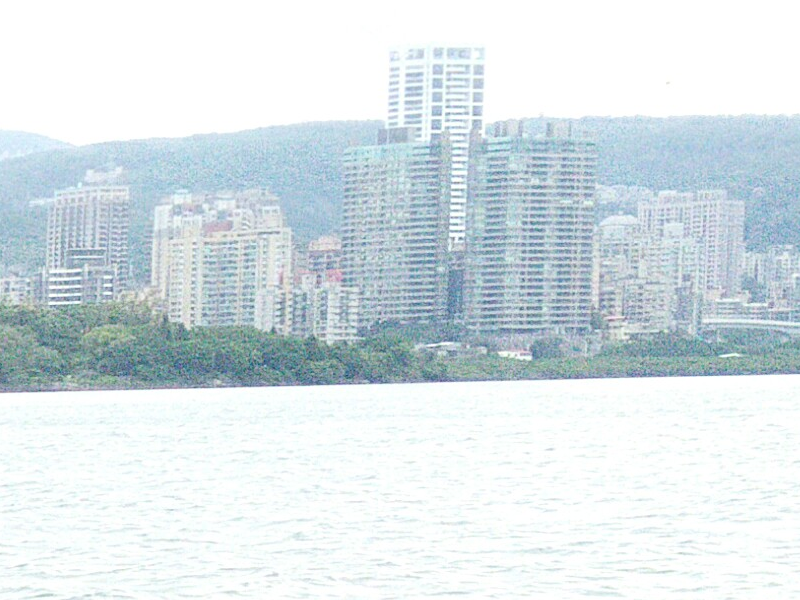
#> input picture images/p1im1.png, 800 x 600 px
$ python main.py
#> lines starting #> are read from the running program, lines starting #| are printed output that depends on the picture
import cv2
import numpy as np

p1im1 = cv2.imread('./images/p1im1.png', cv2.IMREAD_GRAYSCALE)
#> p1im1: shape (600, 800); min 68, max 255, mean 224.1
p1im4 = cv2.imread('./images/p1im4.png', cv2.IMREAD_GRAYSCALE)
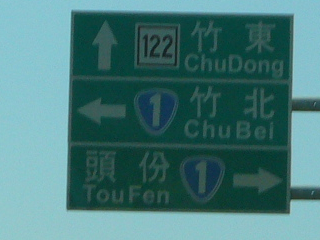
#> input picture images/p1im4.png, 320 x 240 px
#> p1im4: shape (240, 320); min 28, max 192, mean 110.7
p1im5 = cv2.imread('./images/p1im5.png', cv2.IMREAD_GRAYSCALE)
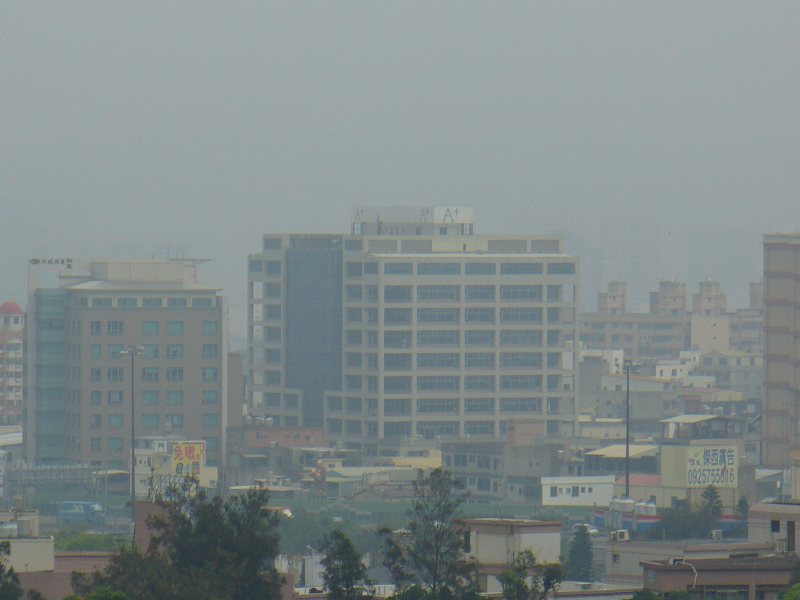
#> input picture images/p1im5.png, 800 x 600 px
#> p1im5: shape (600, 800); min 46, max 190, mean 135
p1im6 = cv2.imread('./images/p1im6.png', cv2.IMREAD_GRAYSCALE)
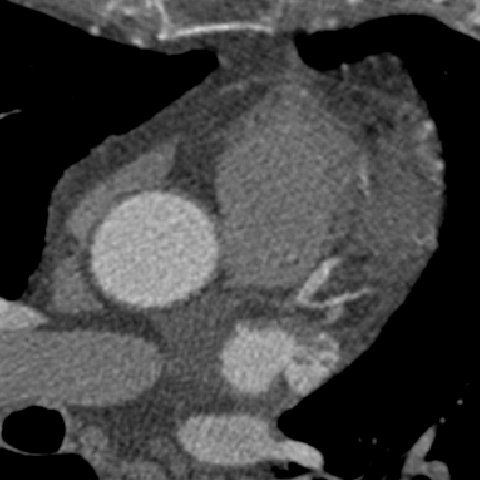
#> input picture images/p1im6.png, 480 x 480 px
#> p1im6: shape (480, 480); min 0, max 210, mean 63.9

prewittX = np.array([
    [-1, 0, 1],
    [-1, 0, 1],
    [-1, 0, 1]
])

prewittY = np.array([
    [-1, -1, -1],
    [0, 0, 0],
    [1, 1, 1]
])

sobelX = np.array([
    [-1, 0, 1],
    [-2, 0, 2],
    [-1, 0, 1]
])

sobelY = np.array([
    [-1, -2, -1],
    [0, 0, 0],
    [1, 2, 1]
])

# [21 lines left out: functions getGaussian, getLoG, not called in this run]

def getGradient(X, Y):
    height = X.shape[0]
    width = X.shape[1]
    gradient = np.zeros([height, width])
    for i in range(height):
        for j in range(width):
            gradient[i][j] = np.abs(X[i][j]) + np.abs(Y[i][j])
            if gradient[i][j] > 255:
                gradient[i][j] = 255
            elif gradient[i][j] < 0:
                gradient[i][j] = 0
    return gradient

# [68 lines left out: functions getGradientMD, nonMaximalSupress, doubleThreshold, convolution2d, not called in this run]

def convolution2d_norm(image, filter):
    height = image.shape[0]
    width = image.shape[1]
    row, col = filter.shape
    newImage = np.zeros([height, width])
    if row == col:
        border = int(row / 2)
        for i in range(border, height - border):
            for j in range(border, width - border):
                newImage[i][j] = np.sum(image[i-border : i+row-border, j-border : j+row-border] * filter)
    max = np.max(newImage)
    min = np.min(newImage)
    if min < 0:
        result = np.uint8((newImage + -min) * 255 / np.max(newImage + -min))
    else:
        result = np.uint8(newImage * 255 / np.max(newImage))
    return result

def applyThreshold(image, threshold):
    height = image.shape[0]
    width = image.shape[1]
    magnitude = np.zeros([height, width])
    for i in range(height):
        for j in range(width):
            if image[i][j] > threshold:
                magnitude[i][j] = 255
            else:
                magnitude[i][j] = 0
    return magnitude

def applyPrewitt(image, threshold):
    X = convolution2d_norm(image, prewittX)
    Y = convolution2d_norm(image, prewittY)
    gradient = getGradient(X, Y)
    return applyThreshold(gradient, threshold)

# [27 lines left out: functions applySobel, applyLoG, applyLoGPre, canny, not called in this run]

p1im1_result = applyPrewitt(p1im1, 250)
#> after the loop in convolution2d_norm, `for i in range(border, height - border):`:
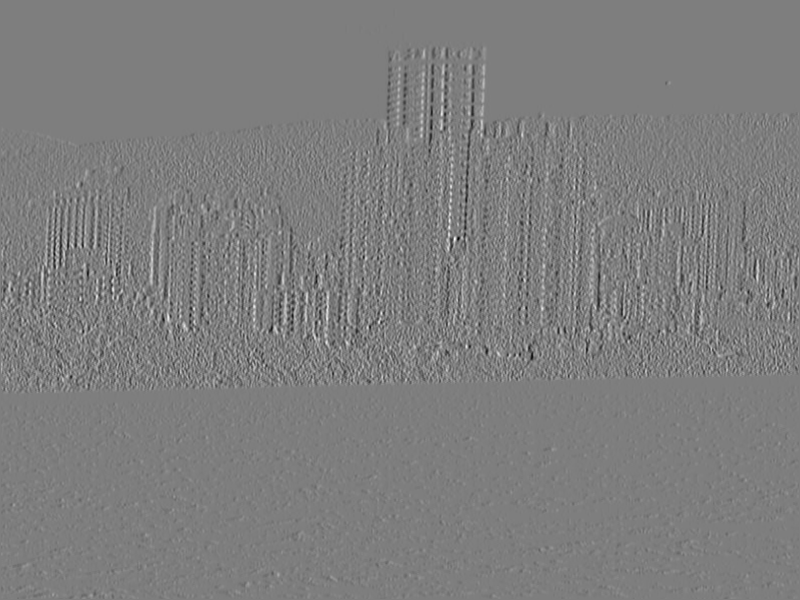
#> newImage: shape (600, 800) float64; min -271, max 277, mean 0; drawn with min black and max white
#> in convolution2d_norm, `max = np.max(newImage)`: max = 277
#> in convolution2d_norm, `min = np.min(newImage)`: min = -271
#> after the loop in convolution2d_norm (call 2), `for i in range(border, height - border):`:
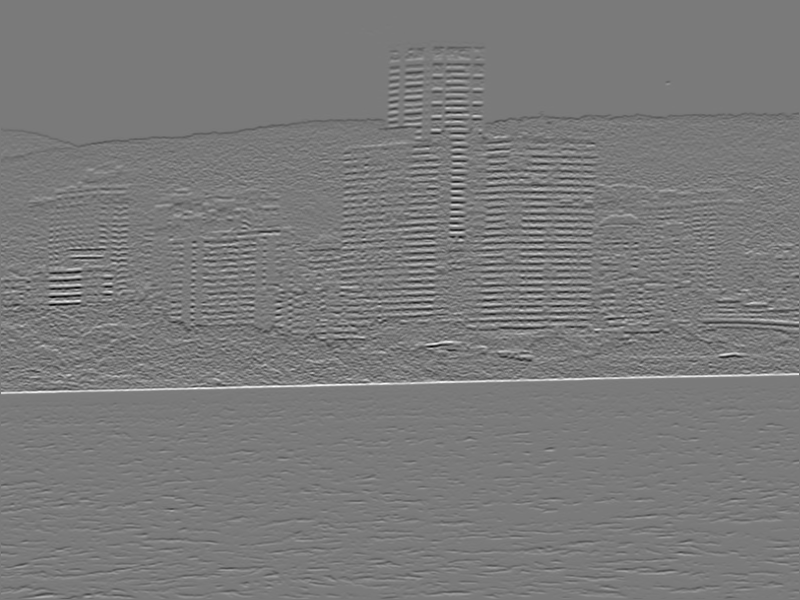
#> newImage: shape (600, 800) float64; min -392, max 422, mean 0; drawn with min black and max white
#> in convolution2d_norm (call 2), `max = np.max(newImage)`: max = 422
#> in convolution2d_norm (call 2), `min = np.min(newImage)`: min = -392
#> after the loop in getGradient, `for i in range(height):`:
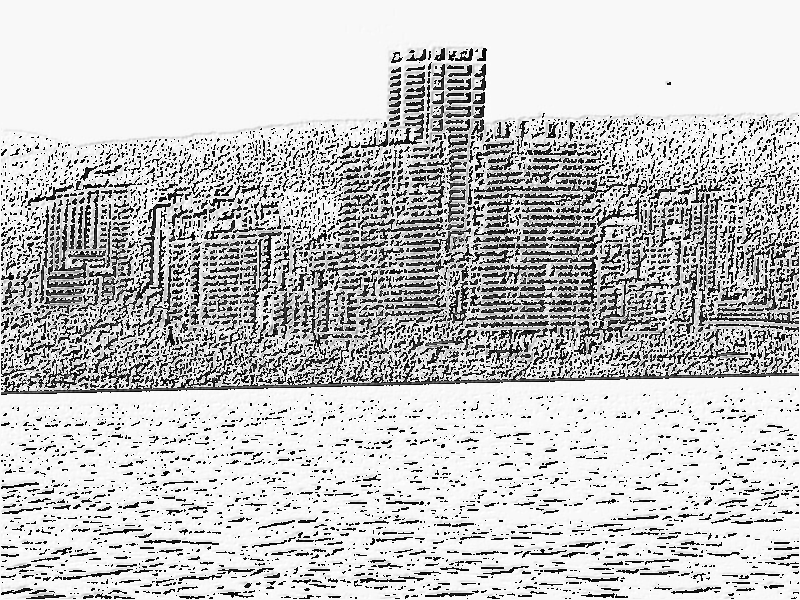
#> gradient: shape (600, 800) float64; min 0, max 255, mean 197.6
#> after the loop in applyThreshold, `for i in range(height):`:
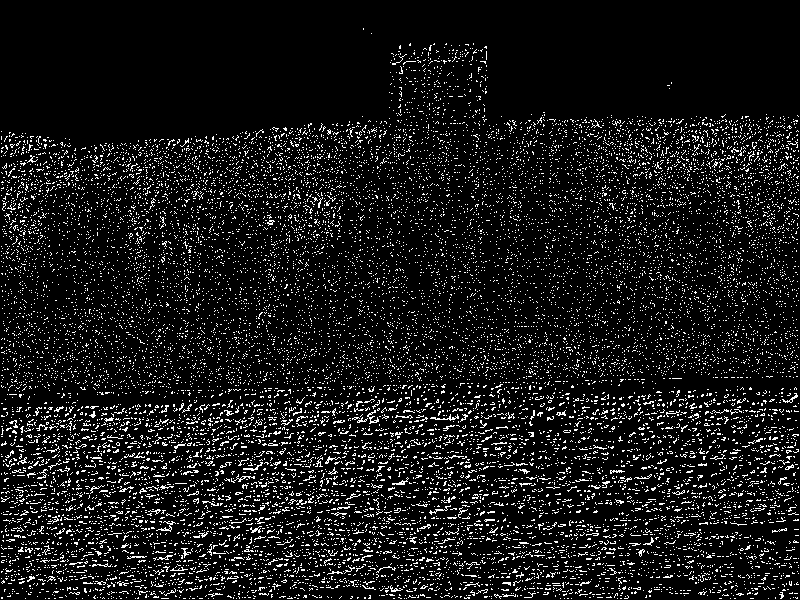
#> magnitude: shape (600, 800) float64; 9.2% white in thin lines or dots
cv2.imshow('1-1-1', p1im1_result)

# [52 lines of commented-out code are left out]
